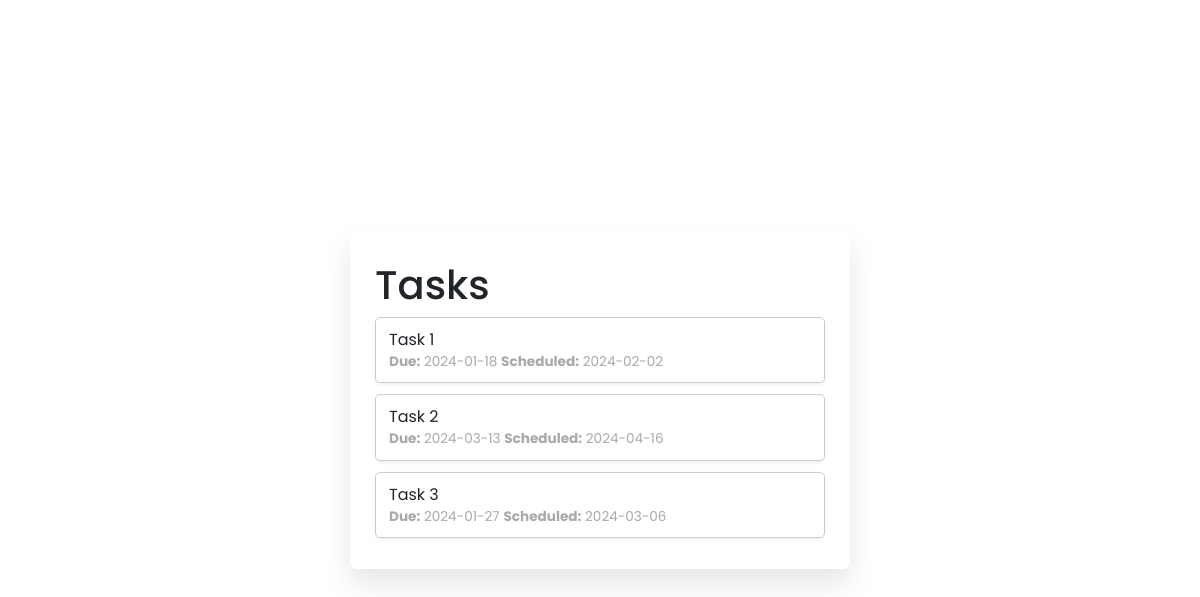
/, run on an earlier commit of the app's database.
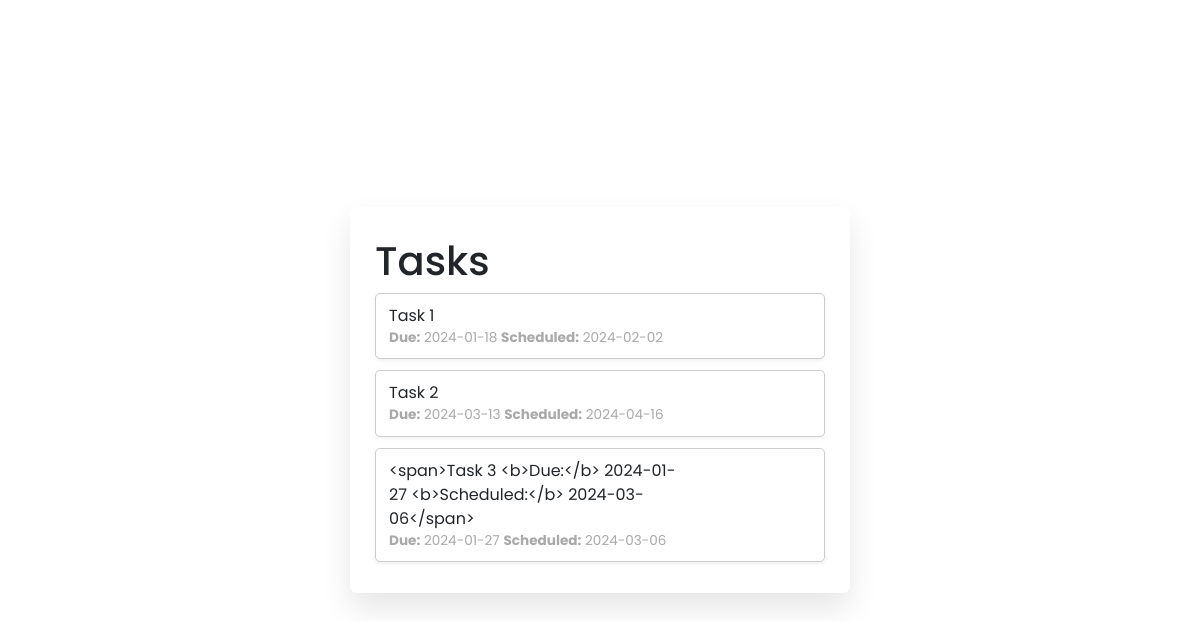
And on a later commit of the database.
### Mythic/models.py (models this page shows, shortened)
class Task(models.Model):
    description = models.TextField(default="New task")
    completed = models.BooleanField(default=False)
    scheduled = models.BooleanField(default=False)
    due_date = models.DateTimeField(auto_now=False, auto_now_add=False, null=True, blank=True)
    scheduled_date = models.DateTimeField(auto_now=False, auto_now_add=False, null=True, blank=True)
    start_time = models.DateTimeField(auto_now=False, auto_now_add=False, null=True, blank=True)
    end_time = models.DateTimeField(auto_now=False, auto_now_add=False,null=True, blank=True)
    category = models.CharField(max_length=64, blank=True, null=True)
    project = models.CharField(max_length=64, blank=True, null=True)
    is_header = models.BooleanField(default=False)
    parent = models.ForeignKey('self', on_delete=models.CASCADE, null=True, blank=True, related_name='children')
    next_task = models.ForeignKey('self', on_delete=models.CASCADE, null=True, blank=True, related_name='previous_task')
    order = models.IntegerField(null=True, blank=True)
    def get_datetime(self):
        return {
            "due_date": self.due_date.strftime("%Y-%m-%d"),
            "scheduled_date": self.scheduled_date.strftime("%Y-%m-%d")
        }

### Mythic/views.py (the view)
# urls.py: path("", views.index, name="index"),
def index(request):
    tasks = search(request)
    return render(request, "mythic/test_create_task.html", {
        "form": NewTaskForm(),
        "tasks": tasks
    })

### Mythic/views.py (called while the page is built)
def search(request):
    tasks = Task.objects.all().order_by('order')
    return tasks

### Mythic/templates/mythic/test_create_task.html (shortened to what this page needs)
{% extends "mythic/layout.html" %}
{% load static %}
{% block body %}
    <div class="sortable-list">
        <h1>Tasks</h1>
        {% for task in tasks %}
            <div class="item" draggable="true">
                <div id="edit-task-body-{{ task.id }}" onclick="edit_task({{ task.id }})" class="details">
                    <span class="description">
                        {{ task.description }}
                    </span>
                    <span class="date"><b>Due:</b> {{ task.get_datetime.due_date }}  <b>Scheduled:</b> {{ task.get_datetime.scheduled_date}}</span>
                </div>
            </div>
        {% endfor %}
        </div>
{% endblock %}

What changed in the data, as far as the page shows it:
changed Task: description "Task 3" → "<span>Task 3 <b>Due:</b> 2024-01-27 <b>Scheduled:</b> 2024-03-06</span>"
